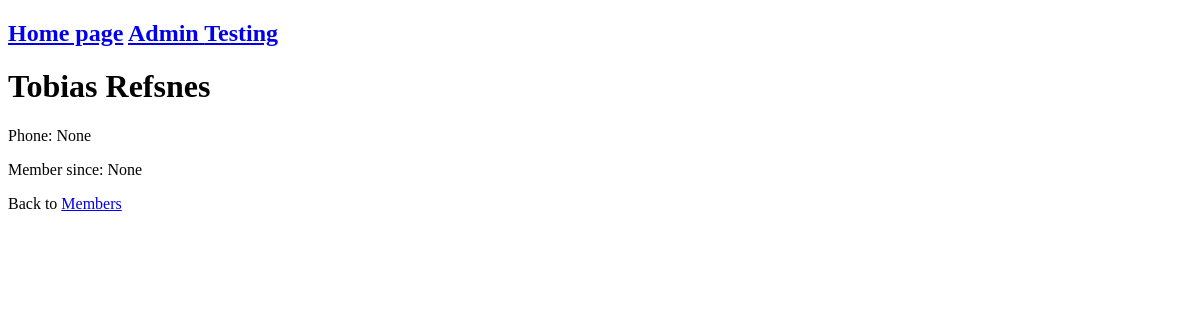
Before: /members/details/2 with the older database file.
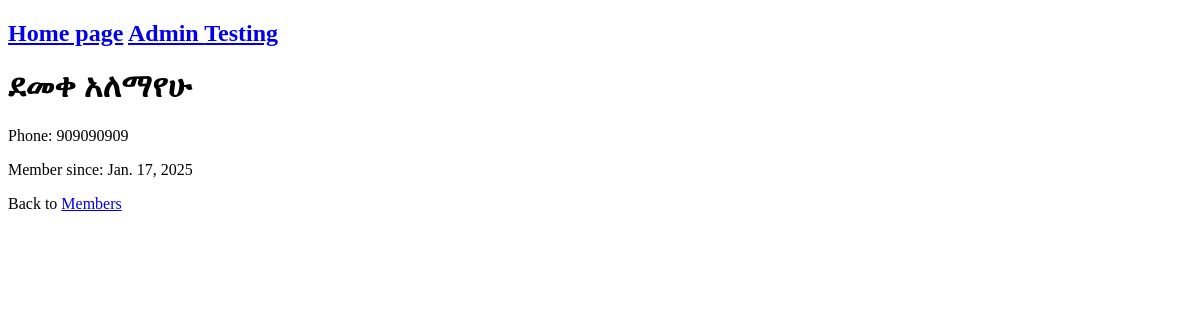
After: the same page with the newer database file.
### members/models.py (models this page shows, shortened)
class Member(models.Model):
  firstname = models.CharField(max_length=255)
  lastname = models.CharField(max_length=255)
  phone = models.IntegerField(null = True)
  joined_date = models.DateField(null = True)

### members/views.py (the view)
# urls.py: path('members/details/<int:id>', views.details, name='details'),
def details(request, id):
  mymember = Member.objects.get(id=id)
  template = loader.get_template('details.html')
  context = {
    'mymember': mymember,
  }
  return HttpResponse(template.render(context, request))

### members/templates/details.html (shortened to what this page needs)
{% extends "master.html" %}
{% block content %}
<h1>{{ mymember.firstname }} {{ mymember.lastname }}</h1>
<p>Phone: {{ mymember.phone }}</p>
<p>Member since: {{ mymember.joined_date }}</p>
<p>Back to <a href="/members">Members</a></p>
{% endblock %}

Changed rows visible on the page:
changed Member: firstname "Tobias" → "ደመቀ"; lastname "Refsnes" → "አለማየሁ"; phone "None" → "909090909"; joined_date "None" → "Jan. 17, 2025"
